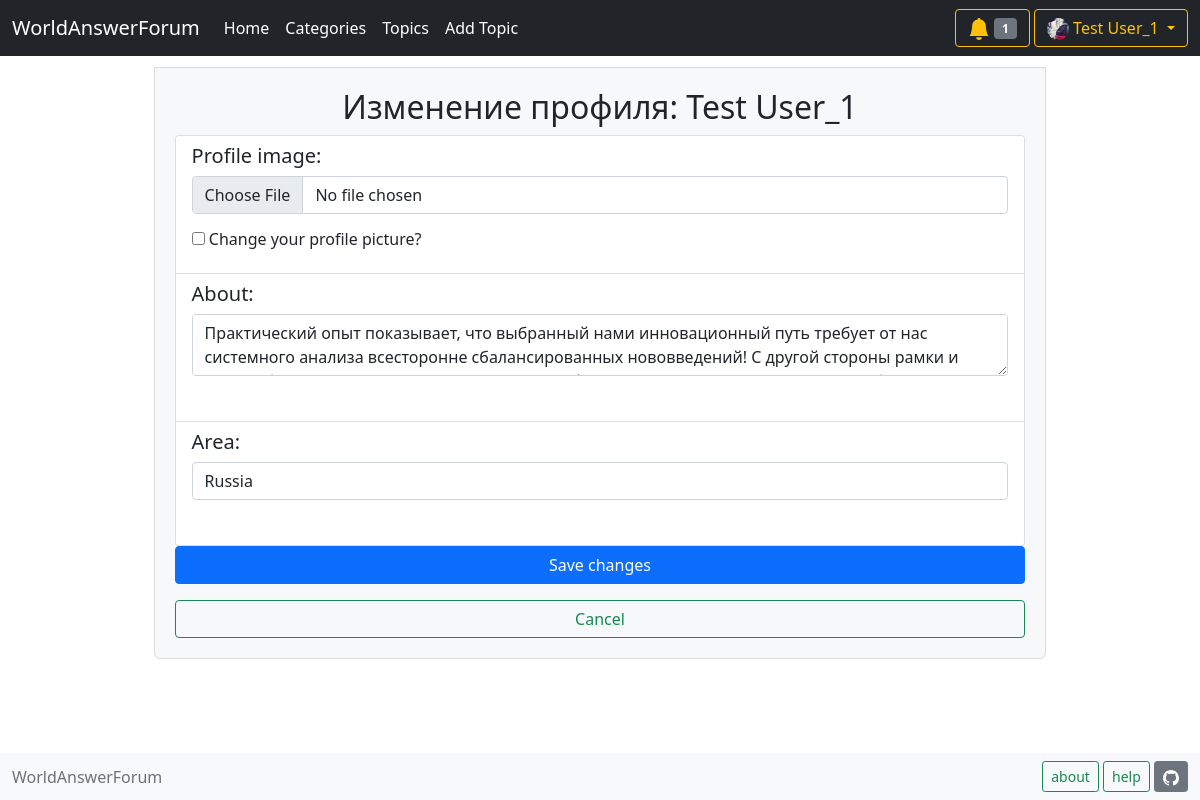
Page /edit_profile/1 (signed in) on the earlier database version.
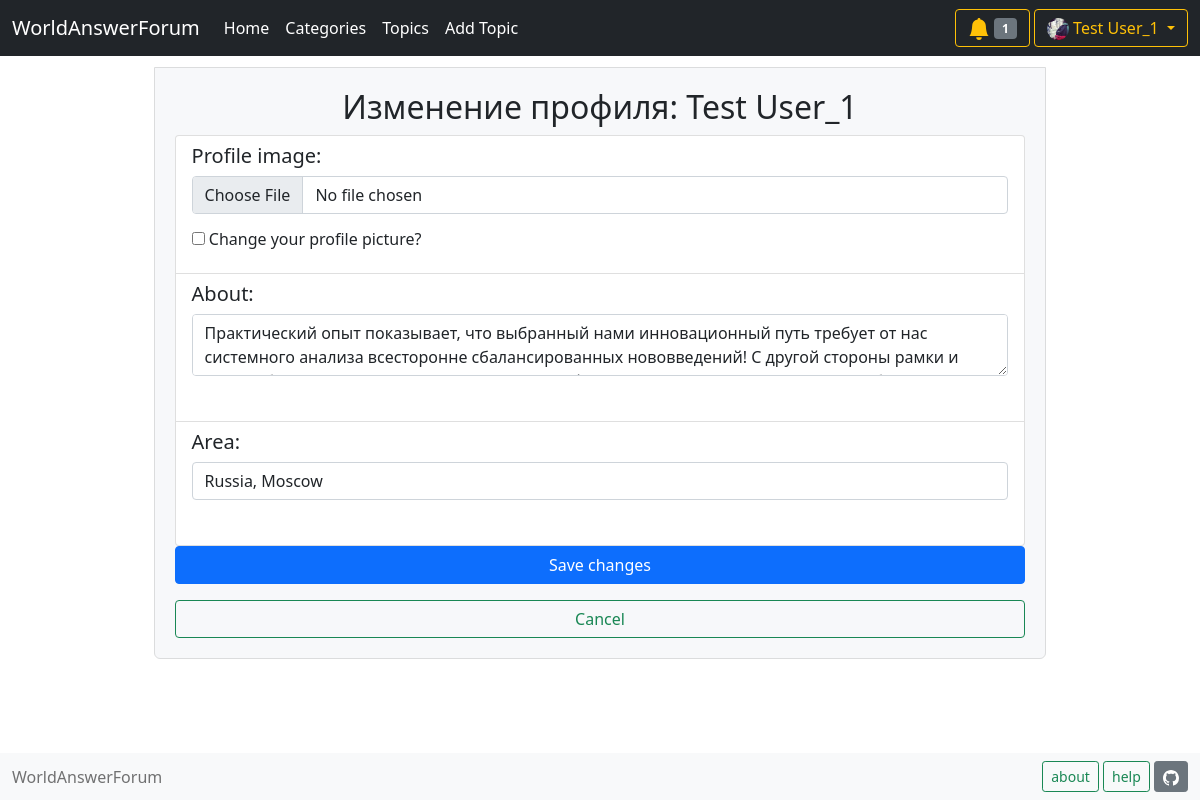
Same page on the later database version.
### data/user.py (models this page shows, shortened)
class User(SqlAlchemyBase, UserMixin, SerializerMixin):
    __tablename__ = 'users'
    id = sqlalchemy.Column(
        sqlalchemy.Integer, autoincrement=True,
        primary_key=True, nullable=False)
    name = sqlalchemy.Column(sqlalchemy.String, nullable=False)
    email = sqlalchemy.Column(
        sqlalchemy.String, index=True, unique=True, nullable=True)
    hashed_password = sqlalchemy.Column(
        sqlalchemy.String, nullable=False)
    role_id = sqlalchemy.Column(
        sqlalchemy.Integer, sqlalchemy.ForeignKey('roles.id'), default=1)
    about = sqlalchemy.Column(sqlalchemy.String)
    area = sqlalchemy.Column(sqlalchemy.String)
    profile_img = sqlalchemy.Column(sqlalchemy.String)
    role = orm.relation('Role')
    notifies = orm.relation('Notify', back_populates='user', lazy='subquery')

### main.py (the view, shortened to what this page needs)
@app.route('/edit_profile/<int:user_id>', methods=['GET', 'POST'])
@login_required
def edit_profile(user_id):
    form = UserForm()
    db_sess = db_session.create_session()
    user = db_sess.query(User).filter(User.id == user_id).first()
    if request.method == "GET":
        form.area.data = user.area
        form.about.data = user.about
        return render_template('user_edit.html', form=form, user=user)

### forms/userform.py
class UserForm(FlaskForm):
    profile_img = FileField('Add profile image', validators=[FileAllowed(['jpg', 'png'])])
    edit_img = BooleanField('Change your profile picture?', default=False)
    about = TextAreaField('About')
    area = StringField('Area')
    submit = SubmitField('Save changes')

### data/db_session.py (called while the page is built)
def create_session() -> Session:
    global __factory
    return __factory()

### main.py (called while the page is built)
@login_manager.user_loader
def load_user(user_id):
    db_sess = db_session.create_session()
    return db_sess.query(User).get(user_id)

def get_notifies_num():
    db_sess = db_session.create_session()
    notifies = db_sess.query(Notify).filter(
        Notify.user_id == current_user.id)
    return len(list(notifies))

### templates/user_edit.html (shortened to what this page needs)
{% extends "base.html" %}
{% block content %}
<div style="margin: 10%;margin-top: 1%;padding: 20px;font-size: 14px;background-color: #F7F8FA;border: 1px solid #DBDCDD;border-radius: 0 0 6px 6px;">
    <h2 style="text-align: center;">Изменение профиля:  {{ user.name }}</h2>
    <form action="" method="POST" enctype="multipart/form-data">
        <ul class="list-group">
            <li class="list-group-item">
                <h5>Profile image:</h5>
                <p>
                    {{ form.profile_img(class="form-control") }}
                </p>
                <p><h6>{{ form.edit_img() }} {{ form.edit_img.label }}</h6></p>
            </li>
            <li class="list-group-item">
                <h5>About:</h5>
                <p>
                    {{ form.about(class="form-control") }}<br>
                </p>
            </li>
            <li class="list-group-item">
                <h5>Area:</h5>
                <p>
                    {{ form.area(class="form-control") }}<br>
                </p>
            </li>
        </ul>
        {% if current_user.is_authenticated and (current_user.id == user.id) %}
        <p>{{ form.submit(type="submit", class="btn btn-primary", style="width: 100%;") }}</p>
        <a class="btn btn-outline-success" href="/profile/{{ current_user.id }}" style="width:100%;">
            Cancel
        </a>
        {% endif %}
    </form>
</div>
{% endblock %}

### templates/base.html (shortened to what this page needs)
<!DOCTYPE html>
<html lang="en">
<head>
    <link href="https://cdn.jsdelivr.net/npm/bootstrap@5.0.0-beta1/dist/css/bootstrap.min.css"
          rel="stylesheet"
>
</head>
<body>
    {% set title = "WorldAnswerForum" %}
    <header>
        <nav class="navbar navbar-expand-lg navbar-dark bg-dark">
          <div class="container-fluid">
            <a class="navbar-brand" href="/">{{ title }}</a>
            <div class="collapse navbar-collapse" id="navbarSupportedContent">
              <ul class="navbar-nav me-auto my-2 my-lg-0 navbar-nav-scroll" style="--bs-scroll-height: 100px;">
                <li class="nav-item">
                  <a class="nav-link active" aria-current="page" href="/">Home</a>
                </li>
                <li class="nav-item">
                  <a class="nav-link active" href="/categories">Categories</a>
                </li>
                <li class="nav-item">
                  <a class="nav-link active" href="/topics/0">Topics</a>
                </li>
                <li class="nav-item">
                  {% if current_user.is_authenticated %}
                  <a class="nav-link active" href="/add_topic">Add Topic</a>
                  {% else %}
                  <a class="nav-link active" href="/login">Add Topic</a>
                  {% endif %}
                </li>
              </ul>
              <form class="d-flex">
                {% if current_user.is_authenticated %}
                <div class="btn-group"><div>
                  <button type="button" class="btn btn-outline-warning" data-bs-toggle="dropdown" data-bs-display="static" aria-expanded="false">
                    {% if current_user.notifies %}
                    <svg xmlns="http://www.w3.org/2000/svg" width="22" height="22" fill="currentColor" class="bi bi-bell-fill" viewBox="0 0 16 16">
                      <path d="M8 16a2 2 0 0 0 2-2H6a2 2 0 0 0 2 2zm.995-14.901a1 1 0 1 0-1.99 0A5.002 5.002 0 0 0 3 6c0 1.098-.5 6-2 7h14c-1.5-1-2-5.902-2-7 0-2.42-1.72-4.44-4.005-4.901z"/>
                    </svg>
                      <span class="badge bg-secondary">{{ get_notifies_num() }}</span>
                    {% endif %}
                  </button>
                  <button type="button" class="btn btn-outline-warning dropdown-toggle" data-bs-toggle="dropdown" data-bs-display="static" aria-expanded="false">
                    {% if current_user.profile_img %}
                    <img src="/{{ current_user.profile_img }}" width="22" height="22" style="border-radius: 100px;">
                    {% else %}
                    <img src="https://encrypted-tbn0.gstatic.com/images?q=tbn:ANd9GcRxmwWDfc034Ea1LFCRRg__dQtvJQBpkRAKgA&usqp=CAU" width="22" height="22" style="border-radius: 100px;">
                    {% endif %}
                    {{ current_user.name }}
                  </button>
                </div></div>
                {% else %}
                <div>
                  <a class="btn btn-outline-info" href="/register">Register</a>
                  <a class="btn btn-outline-warning" href="/login">Log in</a>
                </div>
                {% endif %}
              </form>
            </div>
          </div>
        </nav>
    </header>
    <main role="main" class="container">
        {% block content %}{% endblock %}
    </main>
    <nav class="navbar fixed-bottom navbar-light bg-light">
      <div class="container-fluid">
        <div>
          <span class="navbar-text">
              {{ title }}
          </span>
         </div>
        <div>
          <button type="button" class="btn btn-outline-success btn-sm" data-bs-toggle="modal" data-bs-target="#AboutModal">
            about
          </button>
          <a class="btn btn-outline-success btn-sm" href="/question">help</a>
          <a class="btn btn-secondary btn-sm" href="https://github.com/Hamjoshua/YL_Flask_Project">
          </a>
        </div>
      </div>
    </nav>
</body>
</html>

Differences in the rows shown:
changed User "Test User_1": area "Russia" → "Russia, Moscow"
